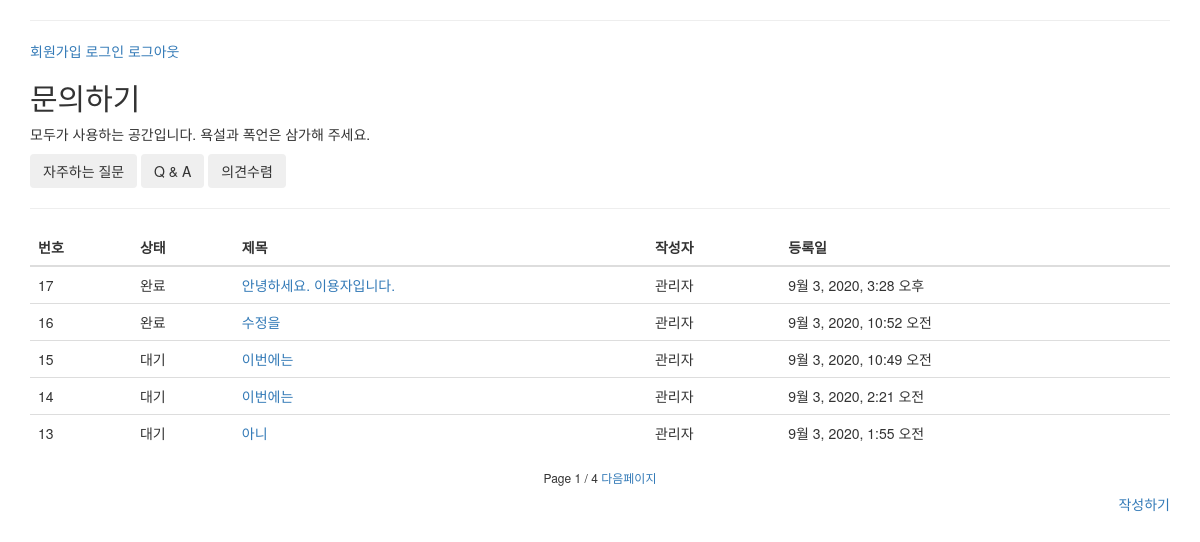
The page /qnaapp/ on the database its author committed.
### qnaapp/models.py (models this page shows)
class Qnaboard(models.Model):
    qnawriter = models.ForeignKey('Users', db_column='userEmail', blank=False, null=False, on_delete=models.CASCADE)
    title = models.CharField(max_length=20)
    nickName = models.CharField(max_length=20)
    content = models.TextField()
    created_at = models.DateTimeField(auto_now_add=True)
    admin_content = models.TextField()

class Users(models.Model):
    useremail = models.EmailField(max_length=30, primary_key=True, verbose_name="이메일(아이디)")
    username = models.CharField(max_length=12, verbose_name="닉네임")
    password = models.CharField(max_length=12, verbose_name="비밀번호")
    registerDate = models.DateField(auto_now_add=True, verbose_name="가입시간", null=True)

### qnaapp/views.py (the view)
# urls.py: path("", views.qnaread, name="qnaread"),
def qnaread(request):
    page = request.GET.get('page', 1)
    qnalist = Qnaboard.objects.all()
    paginator = Paginator(qnalist[::-1], 5)
    qnalistpage = paginator.get_page(page)
    context = {"qnalist": qnalistpage}
    return render(request, "qnaboard.html", context)

### qnaapp/templates/qnaboard.html (shortened to what this page needs)
<!DOCTYPE html>
<html lang="en">
<head>
    <link rel="stylesheet" href="https://maxcdn.bootstrapcdn.com/bootstrap/3.4.1/css/bootstrap.min.css">
</head>
<body>
    <div class="container">
        <hr>
        <a href="{% url 'qnaregister' %}">회원가입</a>
        <a href="{% url 'qnalogin' %}">로그인</a>
        <a href="{% url 'qnalogout' %}">로그아웃</a>
      <h2>문의하기</h2>
      <p>모두가 사용하는 공간입니다. 욕설과 폭언은 삼가해 주세요.</p>
      <button type="button" class="btn btn-outline-secondary">자주하는 질문</button>
      <button type="button" class="btn btn-outline-secondary">Q & A</button>
      <button type="button" class="btn btn-outline-secondary">의견수렴</button>
        <hr>
      <table class="table">
        <thead>
          <tr>
            <th>번호</th>
            <th>상태</th>
            <th>제목</th>
            <th>작성자</th>
            <th>등록일</th>
          </tr>
        </thead>
        <tbody>
        {%for qnaboard in qnalist %}
          <tr>
            <td>{{qnaboard.pk}}</td>
            <td>
                {% if qnaboard.admin_content == "" %}
                대기
                {% else %}
                완료
                {% endif %}
            </td>
            <td><a href="{% url 'qnadetail' qnaboard.pk %}">{{ qnaboard.title }}</a></td>
            <td>{{qnaboard.qnawriter.username}}</td>
            <td>{{qnaboard.created_at}}</td>
          </tr>
        {% endfor %}
        </tbody>
      </table>
    <h6 class="text-center">
            Page {{qnalist.number}} / {{ qnalist.paginator.num_pages}}
        {% if qnalist.has_next %}
            <a href="?page={{qnalist.number|add:+1}}">다음페이지</a>
        {% endif %}
    </h6>
      <div style = "text-align: right">
          <a href="{% url 'qnacreate' %}">작성하기</a>
      </div>
    </div>
</body>
</html>

### rows shown on the page
Qnaboard: pk "17", shows "완료", title "안녕하세요. 이용자입니다.", qnawriter.username "관리자", created_at "9월 3, 2020, 3:28 오후"
Qnaboard: pk "16", admin_content "완료", title "수정을", qnawriter.username "관리자", created_at "9월 3, 2020, 10:52 오전"
Qnaboard: pk "15", admin_content "대기", title "이번에는", qnawriter.username "관리자", created_at "9월 3, 2020, 10:49 오전"
Qnaboard: pk "14", admin_content "대기", title "이번에는", qnawriter.username "관리자", created_at "9월 3, 2020, 2:21 오전"
Qnaboard: pk "13", admin_content "대기", title "아니", qnawriter.username "관리자", created_at "9월 3, 2020, 1:55 오전"

### other values the page prints
{{ qnalist.number }} "1"
{{ qnalist.paginator.num_pages }} "4"
